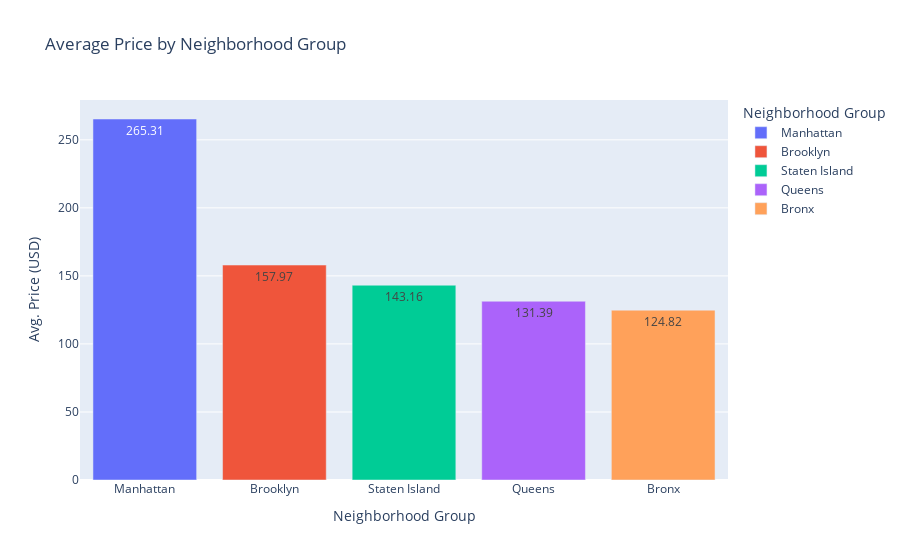

The notebook cell this image was saved under:
### Code cell
fig = px.bar(data_frame=neighborhood_groups, 
             x="neighborhood_group", 
             y="avg_price",
             color="neighborhood_group", 
             title="Average Price by Neighborhood Group",
             labels={"neighborhood_group": "Neighborhood Group",
                     "avg_price": "Avg. Price (USD)", "listings": "Total Listings",
                    "neighborhoods": "Neighborhoods", "max_price": "Max Price (USD)",
                    "min_price": "Min Price (USD)"},
             text="avg_price", 
             hover_data=["listings", "neighborhoods", "max_price", "min_price"])
fig.show()

### Figure 1 — Plotly figure (JSON) as saved in the notebook; plotly's stock layout.template omitted (floating-point values rounded to 4 significant figures)
{"data": [{"alignmentgroup": "True", "customdata": [[16823, 34, 16500, 10]], "hovertemplate": "Neighborhood Group=%{x}<br>Avg. Price (USD)=%{text}<br>Total Listings=%{customdata[0]}<br>Neighborhoods=%{customdata[1]}<br>Max Price (USD)=%{customdata[2]}<br>Min Price (USD)=%{customdata[3]}<extra></extra>", "legendgroup": "Manhattan", "marker": {"color": "#636efa", "pattern": {"shape": ""}}, "name": "Manhattan", "offsetgroup": "Manhattan", "orientation": "v", "showlegend": true, "text": [265.3], "textposition": "auto", "type": "bar", "x": ["Manhattan"], "xaxis": "x", "y": [265.3], "yaxis": "y"}, {"alignmentgroup": "True", "customdata": [[14841, 51, 10000, 10]], "hovertemplate": "Neighborhood Group=%{x}<br>Avg. Price (USD)=%{text}<br>Total Listings=%{customdata[0]}<br>Neighborhoods=%{customdata[1]}<br>Max Price (USD)=%{customdata[2]}<br>Min Price (USD)=%{customdata[3]}<extra></extra>", "legendgroup": "Brooklyn", "marker": {"color": "#EF553B", "pattern": {"shape": ""}}, "name": "Brooklyn", "offsetgroup": "Brooklyn", "orientation": "v", "showlegend": true, "text": [158.0], "textposition": "auto", "type": "bar", "x": ["Brooklyn"], "xaxis": "x", "y": [158.0], "yaxis": "y"}, {"alignmentgroup": "True", "customdata": [[446, 46, 2500, 33]], "hovertemplate": "Neighborhood Group=%{x}<br>Avg. Price (USD)=%{text}<br>Total Listings=%{customdata[0]}<br>Neighborhoods=%{customdata[1]}<br>Max Price (USD)=%{customdata[2]}<br>Min Price (USD)=%{customdata[3]}<extra></extra>", "legendgroup": "Staten Island", "marker": {"color": "#00cc96", "pattern": {"shape": ""}}, "name": "Staten Island", "offsetgroup": "Staten Island", "orientation": "v", "showlegend": true, "text": [143.2], "textposition": "auto", "type": "bar", "x": ["Staten Island"], "xaxis": "x", "y": [143.2], "yaxis": "y"}, {"alignmentgroup": "True", "customdata": [[6174, 58, 10000, 10]], "hovertemplate": "Neighborhood Group=%{x}<br>Avg. Price (USD)=%{text}<br>Total Listings=%{customdata[0]}<br>Neighborhoods=%{customdata[1]}<br>Max Price (USD)=%{customdata[2]}<br>Min Price (USD)=%{customdata[3]}<extra></extra>", "legendgroup": "Queens", "marker": {"color": "#ab63fa", "pattern": {"shape": ""}}, "name": "Queens", "offsetgroup": "Queens", "orientation": "v", "showlegend": true, "text": [131.4], "textposition": "auto", "type": "bar", "x": ["Queens"], "xaxis": "x", "y": [131.4], "yaxis": "y"}, {"alignmentgroup": "True", "customdata": [[1567, 55, 9994, 10]], "hovertemplate": "Neighborhood Group=%{x}<br>Avg. Price (USD)=%{text}<br>Total Listings=%{customdata[0]}<br>Neighborhoods=%{customdata[1]}<br>Max Price (USD)=%{customdata[2]}<br>Min Price (USD)=%{customdata[3]}<extra></extra>", "legendgroup": "Bronx", "marker": {"color": "#FFA15A", "pattern": {"shape": ""}}, "name": "Bronx", "offsetgroup": "Bronx", "orientation": "v", "showlegend": true, "text": [124.8], "textposition": "auto", "type": "bar", "x": ["Bronx"], "xaxis": "x", "y": [124.8], "yaxis": "y"}], "layout": {"barmode": "relative", "legend": {"title": {"text": "Neighborhood Group"}, "tracegroupgap": 0}, "title": {"text": "Average Price by Neighborhood Group"}, "xaxis": {"anchor": "y", "categoryarray": ["Manhattan", "Brooklyn", "Staten Island", "Queens", "Bronx"], "categoryorder": "array", "domain": [0, 1], "title": {"text": "Neighborhood Group"}}, "yaxis": {"anchor": "x", "domain": [0, 1], "title": {"text": "Avg. Price (USD)"}}}}
